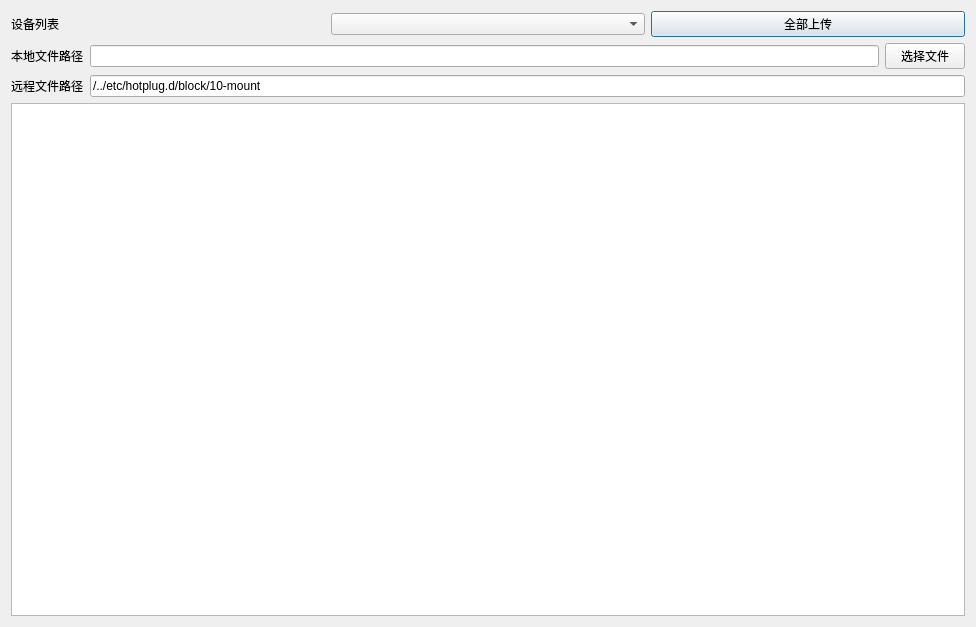
<?xml version="1.0" encoding="UTF-8"?>
<ui version="4.0">
 <class>DialogMultiUpload</class>
 <widget class="QDialog" name="DialogMultiUpload">
  <property name="geometry">
   <rect>
    <x>0</x>
    <y>0</y>
    <width>976</width>
    <height>627</height>
   </rect>
  </property>
  <property name="windowTitle">
   <string>设备文件上传</string>
  </property>
  <layout class="QVBoxLayout" name="verticalLayout">
   <item>
    <layout class="QHBoxLayout" name="horizontalLayout_2">
     <item>
      <widget class="QLabel" name="label">
       <property name="text">
        <string>设备列表</string>
       </property>
      </widget>
     </item>
     <item>
      <widget class="QComboBox" name="comboBox"/>
     </item>
     <item>
      <widget class="QPushButton" name="btnStart">
       <property name="text">
        <string>全部上传</string>
       </property>
      </widget>
     </item>
    </layout>
   </item>
   <item>
    <layout class="QHBoxLayout" name="horizontalLayout">
     <item>
      <widget class="QLabel" name="label_2">
       <property name="text">
        <string>本地文件路径</string>
       </property>
      </widget>
     </item>
     <item>
      <widget class="QLineEdit" name="edtLocalFile"/>
     </item>
     <item>
      <widget class="QPushButton" name="btnStart_2">
       <property name="text">
        <string>选择文件</string>
       </property>
      </widget>
     </item>
    </layout>
   </item>
   <item>
    <layout class="QHBoxLayout" name="horizontalLayout_3">
     <item>
      <widget class="QLabel" name="label_3">
       <property name="text">
        <string>远程文件路径</string>
       </property>
      </widget>
     </item>
     <item>
      <widget class="QLineEdit" name="edtTarget">
       <property name="text">
        <string>/../etc/hotplug.d/block/10-mount</string>
       </property>
      </widget>
     </item>
    </layout>
   </item>
   <item>
    <widget class="QListWidget" name="listWidget"/>
   </item>
  </layout>
 </widget>
 <resources/>
 <connections/>
</ui>
